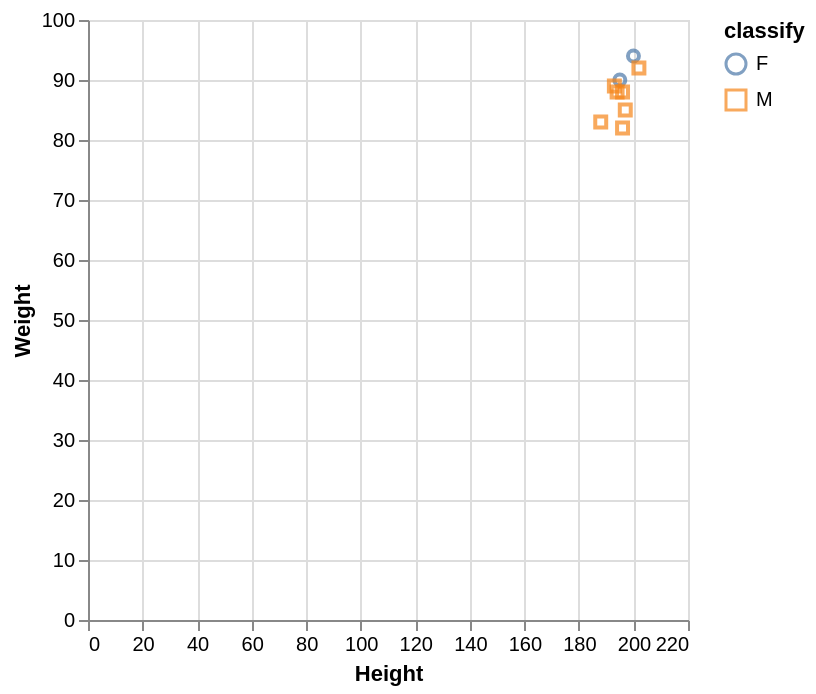

Here is the Vega-Lite specification saved for this chart:
### Vega-Lite specification from a JSON file in a GitHub repository (floating-point values rounded to 4 significant figures)
{"data": {"values": [{"x_data": 200, "y_data": 94, "classify": "F"}, {"x_data": 195, "y_data": 90, "classify": "F"}, {"x_data": 188, "y_data": 83, "classify": "M"}, {"x_data": 197, "y_data": 85, "classify": "M"}, {"x_data": 202, "y_data": 92, "classify": "M"}, {"x_data": 196, "y_data": 88, "classify": "M"}, {"x_data": 193, "y_data": 89, "classify": "M"}, {"x_data": 194, "y_data": 88, "classify": "M"}, {"x_data": 196, "y_data": 82, "classify": "M"}]}, "mark": "point", "encoding": {"x": {"field": "x_data", "type": "quantitative", "title": "Height", "scale": {"zero": "false"}}, "y": {"field": "y_data", "type": "quantitative", "title": "Weight", "scale": {"zero": "false"}}, "color": {"field": "classify", "type": "nominal"}, "shape": {"field": "classify", "type": "nominal"}}}
